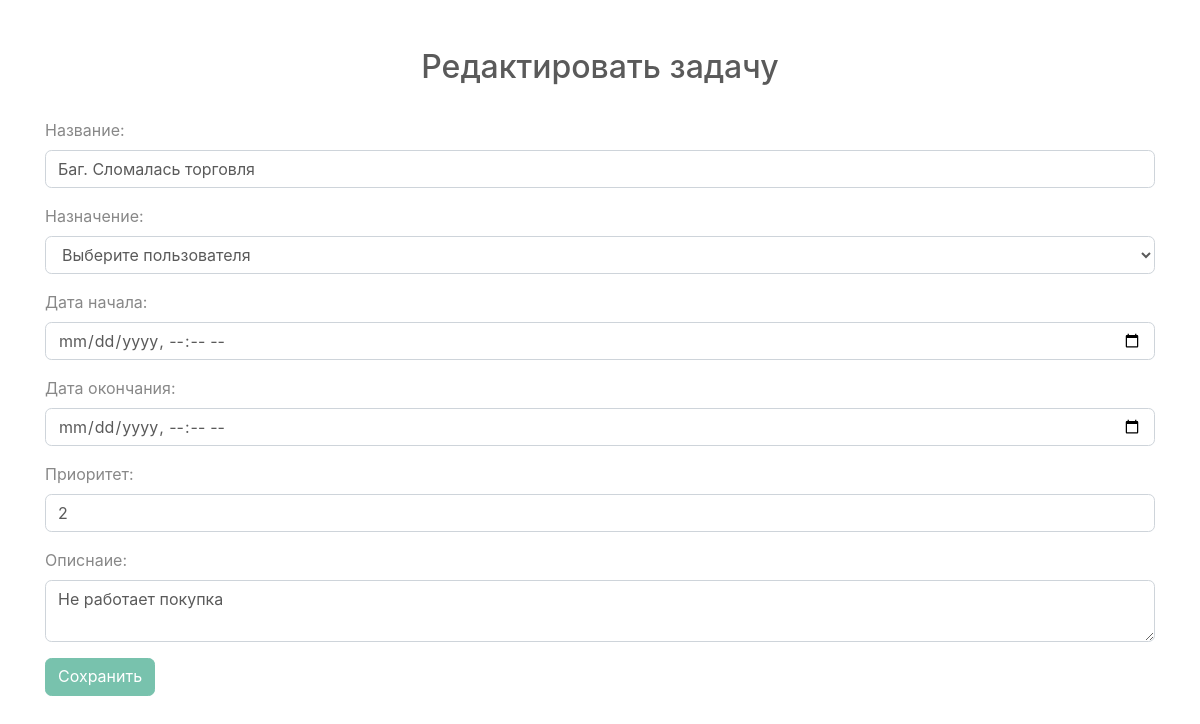
Screenshot of /tasks/update/16/ (signed in) with the database file from the repository.
### task_management_system_app/models.py (models this page shows)
class Task(models.Model):
    STATUS_CHOICES = [
        ('planned', 'Запланировано'),
        ('in_progress', 'В работе'),
        ('completed', 'Завершено'),
    ]
    name = models.CharField(max_length=100)
    category = models.ForeignKey(Category, on_delete=models.CASCADE)
    assigned_to = models.ForeignKey(User, on_delete=models.CASCADE, related_name='tasks')
    start_date = models.DateTimeField()
    end_date = models.DateTimeField()
    priority = models.IntegerField(default=1)
    description = models.TextField(default='')
    is_completed = models.BooleanField(default=False)
    status = models.CharField(
        max_length=20,
        choices=STATUS_CHOICES,
        default='planned'
    )

### task_management_system_app/views.py (the view)
# urls.py: path('tasks/update/<int:task_id>/', views.update_task, name='update_task'),
@login_required
@admin_required
def update_task(request, task_id):
    task = Task.objects.get(pk=task_id)
    if request.method == 'POST':
        task.name = request.POST.get('name')
        task.start_date = request.POST.get('start_date')
        task.end_date = request.POST.get('end_date')
        task.priority = request.POST.get('priority')
        task.description = request.POST.get('description')
        assigned_to_id = request.POST.get('assigned_to')
        if assigned_to_id:
            task.assigned_to_id = int(assigned_to_id)
        else:
            task.assigned_to_id = None
        task.save()
        Notification.objects.create(
            user=task.assigned_to,
            task=task,
            content=f"Задача обновлена"
        )
        return redirect('category_list')
    else:
        users = User.objects.all()
        return render(request, 'update_task.html', {'task': task, 'users': users})

### task_management_system_app/templates/update_task.html (shortened to what this page needs)
<!DOCTYPE html>
<html lang="ru">
<head>
    <link rel="stylesheet" href="https://cdn.jsdelivr.net/npm/bootswatch@4.5.2/dist/minty/bootstrap.min.css" />
</head>
<body>
    <div class="container mt-5">
        <h2 class="text-center">Редактировать задачу</h2>
        <br>
        <form method="post" id="updatetaskForm">
            <div class="form-group">
                <label for="name">Название:</label>
                <input type="text" class="form-control" id="name" name="name" value="{{ task.name }}" required />
            </div>
            <div class="form-group">
                <label for="assigned_to">Назначение:</label>
                <select class="form-control" id="assigned_to" name="assigned_to" required>
                    <option value="">Выберите пользователя</option>
                </select>
            </div>
            <div class="form-group">
                <label for="start_date">Дата начала:</label>
                <input type="datetime-local" class="form-control" id="start_date" name="start_date"
                    value="{{ task.start_date }}" required />
            </div>
            <div class="form-group">
                <label for="end_date">Дата окончания:</label>
                <input type="datetime-local" class="form-control" id="end_date" name="end_date"
                    value="{{ task.end_date }}" required />
            </div>
            <div class="form-group">
                <label for="priority">Приоритет:</label>
                <input type="number" class="form-control" id="priority" name="priority" value="{{ task.priority }}"
                    required />
            </div>
            <div class="form-group">
                <label for="description">Описнаие:</label>
                <textarea class="form-control" id="description" name="description"
                    required>{{ task.description }}</textarea>
            </div>
            <button type="submit" class="btn btn-primary">Сохранить</button>
        </form>
    </div>
</body>
</html>

### rows the page displays
Task: name "Баг. Сломалась торговля", priority "2", description "Не работает покупка"
